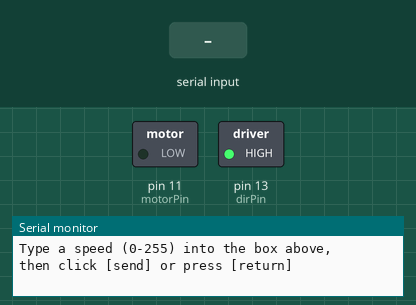
The sketch below on a simulated Arduino Uno, built with avr-gcc and run on an emulated ATmega328P. On the bench: switched loads named in the sketch (green lamp = pin HIGH), the last lines printed to the serial monitor. Inputs (shaded band) come from the test bench.

Above: at 1.2 s.
1.3 s: "90,45\n" received over Serial
At 1.7 s:
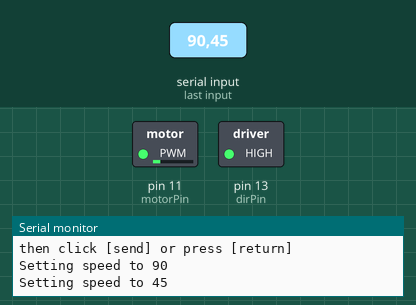
3.8 s: "30,150\n" received over Serial
At 4.6 s:
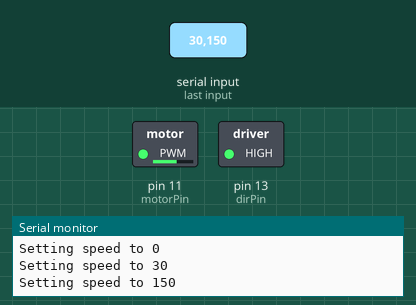
6.3 s: "200\n" received over Serial
At 6.6 s:
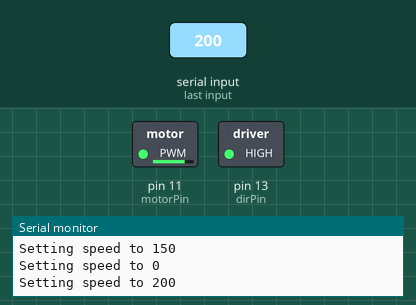
8.8 s: "90\n" received over Serial
At 9.6 s:
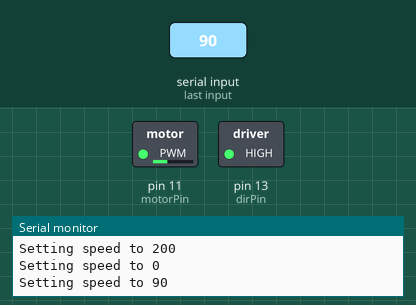
Timing chart, 0 to 11.8 s (numbered marks = the images above; inputs shaded):
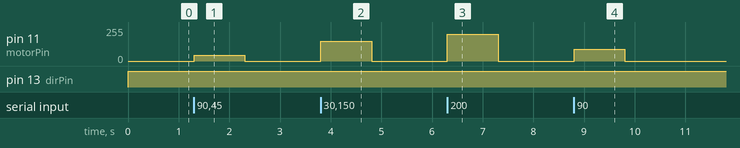

The sketch:

Reverse_Direction_in_one_motor.ino
```cpp
//The following should allow for one motor to spin in reverse.
const int motorPin = 11;
const int dirPin = 13; //dirPin for Left Wheel
void setup()
{

pinMode(motorPin, OUTPUT);
pinMode(dirPin, OUTPUT);

Serial.begin(9600);
}
void loop()
{

// motorOnThenOff();
// motorOnThenOffWithSpeed();
// motorAcceleration();
serialSpeed();
}
// This function turns the motor on and off

void motorOnThenOff()
{
int onTime = 3000; // milliseconds to turn the motor on
int offTime = 3000; // milliseconds to turn the motor off
digitalWrite(motorPin, HIGH); // turn the motor on (full speed)
delay(onTime); // delay for onTime milliseconds
digitalWrite(motorPin, LOW); // turn the motor off
delay(offTime); // delay for offTime milliseconds
}
// This function alternates between two speeds.

void motorOnThenOffWithSpeed()
{
int Speed1 = 200; // between 0 (stopped) and 255 (full speed)
int Time1 = 3000; // milliseconds for speed 1
int Speed2 = 50; // between 0 (stopped) and 255 (full speed)
int Time2 = 3000; // milliseconds to turn the motor off
analogWrite(motorPin, Speed1); // turns the motor On
delay(Time1); // delay for onTime milliseconds
analogWrite(motorPin, Speed2); // turns the motor Off
delay(Time2); // delay for offTime milliseconds
}
// This function slowly accelerates the motor to full speed,
// then back down to zero.
void motorAcceleration()
{
int speed;
int delayTime = 20; // milliseconds between each speed step
// accelerate the motor
for(speed = 0; speed <= 255; speed++)
{
analogWrite(motorPin,speed); // set the new speed
delay(delayTime); // delay between speed steps
}
// decelerate the motor
for(speed = 255; speed >= 0; speed--)
{
analogWrite(motorPin,speed); // set the new speed
delay(delayTime); // delay between speed steps
}
}
// This function will let you type a speed into the serial
// monitor window. The valid range is 0 to 255.
void serialSpeed()
{
int speed;
digitalWrite(dirPin, HIGH); // turn the motor on (full speed)
Serial.println("Type a speed (0-255) into the box above,");
Serial.println("then click [send] or press [return]");
Serial.println(); // Print a blank line

while(true) // "true" is always true, so this will loop forever.
{

while (Serial.available() > 0)
{

speed = Serial.parseInt();
// Because analogWrite() only works with numbers from
// 0 to 255, be sure the input is in that range:
speed = constrain(speed, 0, 255);

Serial.print("Setting speed to ");
Serial.println(speed);

analogWrite(motorPin, speed);
}
}
}
```

Measured:
- after the input at 1.3 s, pin 11 (motorPin): 0/255 → 45/255 at once, → 0/255 1.0 s later
- after the input at 3.8 s, pin 11 (motorPin): 0/255 → 150/255 at once, → 0/255 1.0 s later
- after the input at 6.3 s, pin 11 (motorPin): 0/255 → 200/255 at once, → 0/255 1.0 s later
- after the input at 8.8 s, pin 11 (motorPin): 0/255 → 90/255 at once, → 0/255 1.0 s later
